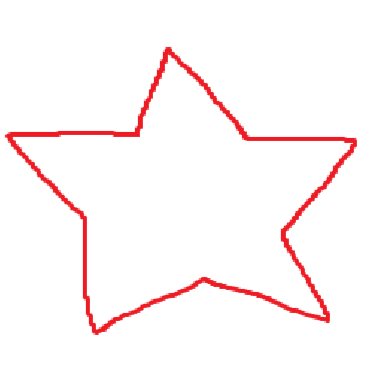
#> input picture star_re/user_star_image.png, 370 x 370 px, given in place of user_star_image1.png, which was not available
$ python star.py
#> lines starting #> are read from the running program, lines starting #| are printed output that depends on the picture; after the words box and inside, x2 and y2 are one past the last pixel; in counts of white or black regions, pixels touching at a corner belong together; pictures that were not available may be replaced by others from this repository, and a replacement may not be noted
import cv2
import numpy as np

# 이미지 불러오기 및 전처리
def load_and_preprocess_image(image_path, image_size=1000):
    # 이미지 파일을 읽고 크기를 조정합니다
    image = cv2.imread(image_path)

    # 이미지가 제대로 불러와졌는지 확인
    if image is None:
        raise FileNotFoundError(f"이미지를 불러올 수 없습니다: {image_path}")

    # 이미지를 지정된 크기로 리사이즈하고 회색조로 변환
    resized_image = cv2.resize(image, (image_size, image_size))
    gray_image = cv2.cvtColor(resized_image, cv2.COLOR_BGR2GRAY)

    # 블러링을 추가하여 잡음을 줄이고 더 깨끗한 윤곽선을 만듭니다
    blurred_image = cv2.GaussianBlur(gray_image, (5, 5), 0)

    # 이진화 처리를 통해 픽셀을 흑백으로 분리
    _, threshold_image = cv2.threshold(blurred_image, 127, 255, cv2.THRESH_BINARY)

    # Canny 엣지 검출을 사용해 이미지의 윤곽선을 찾아냅니다
    edges = cv2.Canny(threshold_image, 30, 100)

    # 전처리된 이미지를 반환 (리사이즈된 원본 이미지와 윤곽선 이미지)
    return resized_image, edges

# 꼭짓점 검출 및 시각적 표시
def draw_vertices_and_contours(image, contour):
    # 파란색 윤곽선을 이미지에 그립니다
    cv2.drawContours(image, [contour], -1, (255, 0, 0), 2)  # 파란색 윤곽선

    # 윤곽선의 모서리 꼭짓점을 검출하고 초록색 원으로 표시
    epsilon = 0.05 * cv2.arcLength(contour, True)
    approx = cv2.approxPolyDP(contour, epsilon, True)
    for point in approx:
        cv2.circle(image, tuple(point[0]), 5, (0, 255, 0), -1)  # 초록색 원으로 꼭짓점 표시

    # 윤곽선과 꼭짓점이 표시된 이미지를 반환
    return image

# 꼭짓점 수가 예상과 일치하는지 확인
def check_vertices(contour, expected_vertices_count=5):
    # 윤곽선 길이에 비례한 근사치를 계산해 꼭짓점을 찾음
    epsilon = 0.05 * cv2.arcLength(contour, True)
    approx = cv2.approxPolyDP(contour, epsilon, True)
    # 꼭짓점 개수가 예상치와 같은지 여부 반환
    return len(approx) == expected_vertices_count

# 도형이 닫혀 있는지 확인
def check_if_closed(contour, threshold_distance=10):
    # 윤곽선의 시작점과 끝점의 좌표를 얻습니다
    start_point = contour[0][0]
    end_point = contour[-1][0]
    # 시작점과 끝점 사이의 유클리드 거리를 계산하고, threshold_distance 이하이면 닫힌 것으로 간주
    distance = np.linalg.norm(np.array(start_point) - np.array(end_point))
    return distance <= threshold_distance

# 꼭짓점 크기의 유사성을 확인
def check_vertex_size_similarity(contour):
    # 꼭짓점 수가 충분하지 않으면 False 반환
    if len(contour) < 5:
        return False
    # 꼭짓점 간의 거리를 계산하여 유사성 확인
    vertex_lengths = [cv2.norm(contour[i][0] - contour[(i+1)%5][0]) for i in range(5)]
    max_length, min_length = max(vertex_lengths), min(vertex_lengths)
    # 가장 큰 길이가 가장 작은 길이의 1.5배 이하면 True 반환
    return max_length <= 1.5 * min_length

# 두 윤곽선 간 방향 유사도를 체크
def check_direction_similarity(user_contour, expected_contour, threshold=1.5):
    # 두 윤곽선의 유사도를 측정하여 threshold 이하이면 유사한 것으로 간주
    similarity = cv2.matchShapes(user_contour, expected_contour, cv2.CONTOURS_MATCH_I1, 0.0)
    return similarity < threshold

# 전체 크기 비교
def check_overall_size(user_contour, expected_contour, size_ratio_threshold=0.5):
    # 사용자 윤곽선과 기대 윤곽선의 면적을 비교하여 기준치 이상이면 True 반환
    user_area = cv2.contourArea(user_contour)
    expected_area = cv2.contourArea(expected_contour)
    return user_area >= size_ratio_threshold * expected_area

# 전체 채점 및 시각화 함수
def star_score_result(user_star_image_path, expected_star_image_path):
    # 사용자와 기대 이미지를 불러와 전처리
    user_image, user_edges = load_and_preprocess_image(user_star_image_path)
#> in load_and_preprocess_image, image is the input picture: shape (370, 370, 3); mean B, G, R 246.3, 246, 254.3
#> in load_and_preprocess_image, `_, threshold_image = cv2.threshold(blurred_image, 127, 255, cv2.THRESH..`:
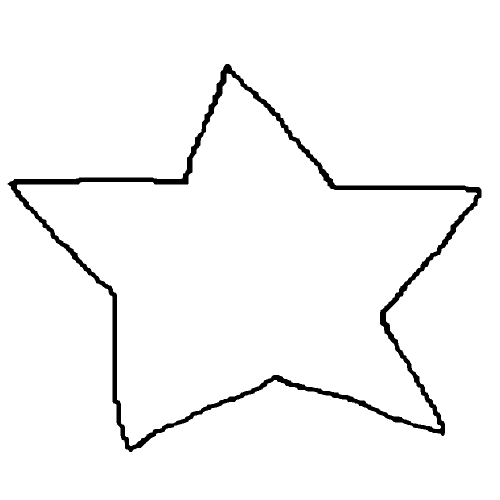
#> threshold_image: shape (1000, 1000) (shown at 1/2 size); 96.9% white; 1 black region, box (x1, y1, x2, y2) and area: (15, 128, 963, 904) 30507
#> in load_and_preprocess_image, `edges = cv2.Canny(threshold_image, 30, 100)`: edges: shape (1000, 1000); 0.66% white in thin lines or dots, all inside (x1, y1, x2, y2) = (15, 127, 963, 904)
    expected_image, expected_edges = load_and_preprocess_image(expected_star_image_path)
#> call 2 of load_and_preprocess_image, with image_size = 1000
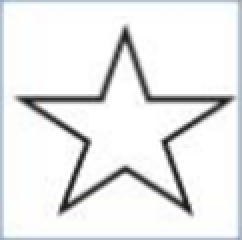
#> input picture star_re/expected_star_image.png, 121 x 120 px, found by its file name (shown 2 times larger)
#> in load_and_preprocess_image, image is the input picture: shape (120, 121, 3); mean B, G, R 234.8, 234.3, 233.4
#> in load_and_preprocess_image (call 2), `_, threshold_image = cv2.threshold(blurred_image, 127, 255, cv2.THRESH..`:
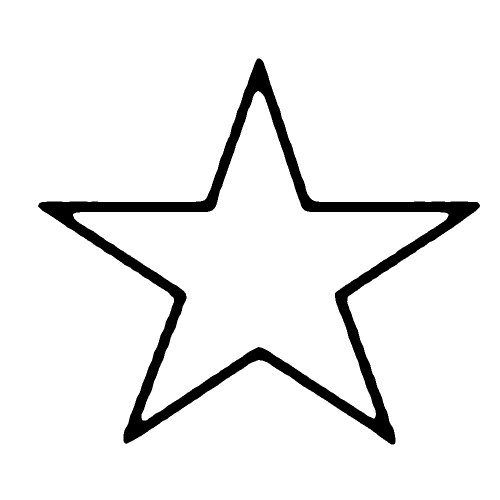
#> threshold_image: shape (1000, 1000) (shown at 1/2 size); 93.6% white; 1 black region, box (x1, y1, x2, y2) and area: (76, 117, 960, 889) 63609
#> in load_and_preprocess_image (call 2), `edges = cv2.Canny(threshold_image, 30, 100)`:
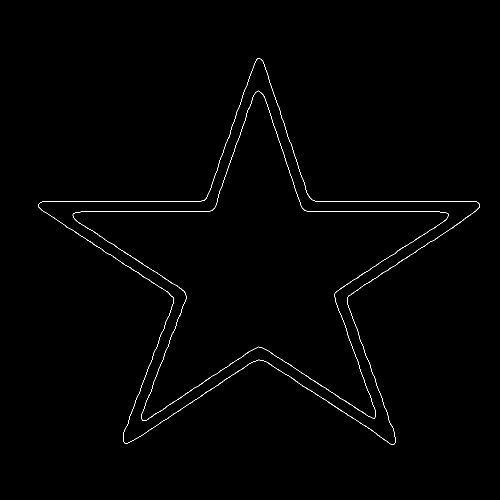
#> edges: shape (1000, 1000) (shown at 1/2 size); 0.61% white in thin lines or dots, all inside (x1, y1, x2, y2) = (76, 116, 960, 889)

    # 윤곽선을 찾아 가장 큰 윤곽선을 선택
    contours_user, _ = cv2.findContours(user_edges, cv2.RETR_EXTERNAL, cv2.CHAIN_APPROX_SIMPLE)
#> contours_user = 1 contour; box (x1, y1, x2, y2) and area: (15, 127, 963, 904) 354340
    contours_expected, _ = cv2.findContours(expected_edges, cv2.RETR_EXTERNAL, cv2.CHAIN_APPROX_SIMPLE)
#> contours_expected = 1 contour; box (x1, y1, x2, y2) and area: (76, 116, 960, 889) 238556
    user_contour = max(contours_user, key=cv2.contourArea) if contours_user else None
#> user_contour = contour of 1107 points, box (x1, y1, x2, y2) (15, 127, 963, 904), area 354340
    expected_contour = max(contours_expected, key=cv2.contourArea) if contours_expected else None
#> expected_contour = contour of 1553 points, box (x1, y1, x2, y2) (76, 116, 960, 889), area 238556

    # 윤곽선을 찾지 못하면 에러 메시지 반환
    if user_contour is None or expected_contour is None:
        return "윤곽선을 찾을 수 없습니다."

    # 사용자 및 기대 이미지에 꼭짓점과 윤곽선 시각화
    user_image_with_annotations = draw_vertices_and_contours(user_image.copy(), user_contour)
#> in draw_vertices_and_contours, `cv2.drawContours(image, [contour], -1, (255, 0, 0), 2)`:
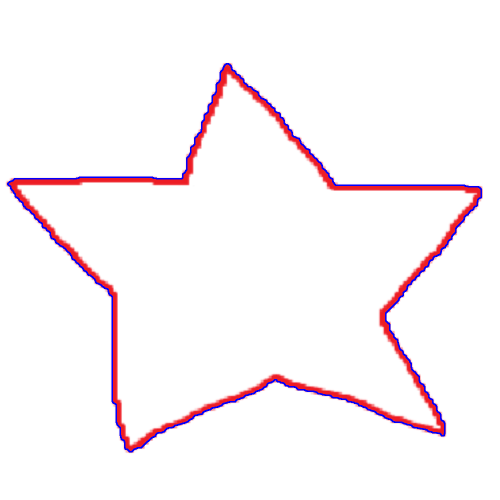
#> image: shape (1000, 1000, 3) (shown at 1/2 size); mean of channels 0, 1, 2 248.1, 245.1, 251.7; drawn as B, G, R
#> in draw_vertices_and_contours, `epsilon = 0.05 * cv2.arcLength(contour, True)`: epsilon = 169.5
#> in draw_vertices_and_contours, `approx = cv2.approxPolyDP(contour, epsilon, True)`: approx = [[15, 366], [258, 903], [888, 870], [960, 375], [456, 127]]
#> the loop in draw_vertices_and_contours, `for point in approx:` made 5 passes
#> after the loop in draw_vertices_and_contours, `for point in approx:`:
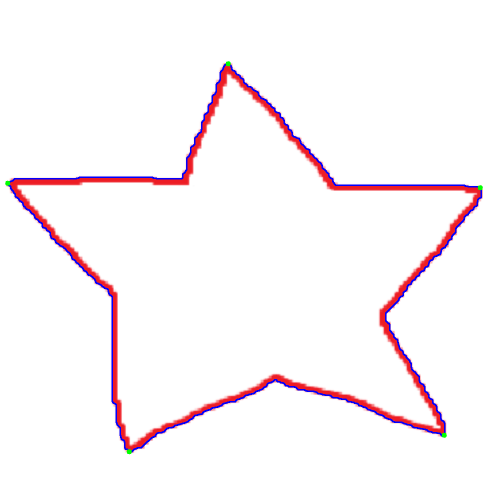
#> image: shape (1000, 1000, 3) (shown at 1/2 size); 0.04% of pixels changed, all inside (x1, y1, x2, y2) = (10, 122, 966, 909); drawn as B, G, R
    expected_image_with_annotations = draw_vertices_and_contours(expected_image.copy(), expected_contour)
#> in draw_vertices_and_contours (call 2), `epsilon = 0.05 * cv2.arcLength(contour, True)`: epsilon = 169.1
#> in draw_vertices_and_contours (call 2), `approx = cv2.approxPolyDP(contour, epsilon, True)`: approx = contour of 9 points, box (x1, y1, x2, y2) (78, 116, 960, 889), area 279370
#> the loop in draw_vertices_and_contours (call 2), `for point in approx:` made 9 passes
#> point on passes 1 to 9: [[78, 406]], [[347, 596]], [[251, 887]], [[788, 888]], [[694, 596]], [[959, 413]], [[625, 400]], [[518, 116]], [[408, 400]]
#> after the loop in draw_vertices_and_contours (call 2), `for point in approx:`:
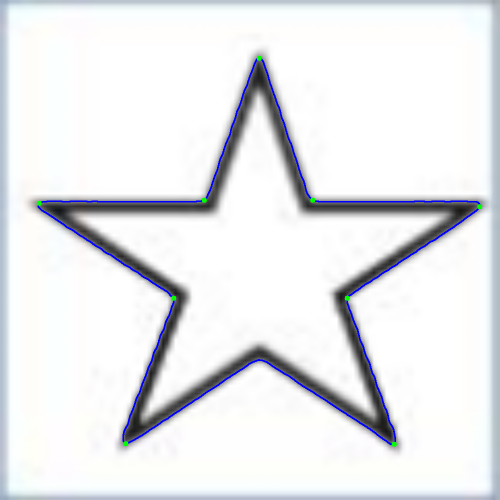
#> image: shape (1000, 1000, 3) (shown at 1/2 size); mean of channels 0, 1, 2 235.9, 233, 231.9; drawn as B, G, R

    # 시각화된 이미지 화면에 표시
    cv2.imshow("User Star Contours and Vertices", user_image_with_annotations)
    cv2.imshow("Expected Star Contours and Vertices", expected_image_with_annotations)
    cv2.waitKey(0)
    cv2.destroyAllWindows()

    # 채점
    score = 0
    result_details = []

    # 각 기준별 채점 및 결과 메시지 생성
    if check_vertices(user_contour):
#> in check_vertices, `epsilon = 0.05 * cv2.arcLength(contour, True)`: epsilon = 169.5
#> in check_vertices, `approx = cv2.approxPolyDP(contour, epsilon, True)`: approx = [[15, 366], [258, 903], [888, 870], [960, 375], [456, 127]]
        score += 1
#> score = 1
        result_details.append("기본 모양: 1점 획득")
    else:
        result_details.append("기본 모양: 0점 획득")

    if check_if_closed(user_contour):
#> in check_if_closed, `start_point = contour[0][0]`: start_point = [453, 127]
#> in check_if_closed, `end_point = contour[-1][0]`: end_point = [456, 127]
#> in check_if_closed, `distance = np.linalg.norm(np.array(start_point) - np.array(end_point))`: distance = 3
        score += 1
#> score = 2
        result_details.append("닫힘: 1점 획득")
    else:
        result_details.append("닫힘: 0점 획득")

    if check_vertex_size_similarity(user_contour):
#> in check_vertex_size_similarity, `vertex_lengths = [cv2.norm(contour[i][0] - contour[(i+1)%5][0]) for i ..`: vertex_lengths = [1.41, 1, 4.24, 1, 7.07]
#> in check_vertex_size_similarity, `max_length, min_length = max(vertex_lengths), min(vertex_lengths)`: max_length = 7.07; min_length = 1
        score += 1
        result_details.append("윤곽선: 1점 획득")
    else:
        result_details.append("윤곽선: 0점 획득")

    if check_direction_similarity(user_contour, expected_contour):
#> in check_direction_similarity, `similarity = cv2.matchShapes(user_contour, expected_contour, cv2.CONTO..`: similarity = 0.197
        score += 1
#> score = 3
        result_details.append("방향: 1점 획득")
    else:
        result_details.append("방향: 0점 획득")

    if check_overall_size(user_contour, expected_contour):
#> in check_overall_size, `user_area = cv2.contourArea(user_contour)`: user_area = 354340
#> in check_overall_size, `expected_area = cv2.contourArea(expected_contour)`: expected_area = 238555.5
        score += 1
#> score = 4
        result_details.append("전체 크기: 1점 획득")
    else:
        result_details.append("전체 크기: 0점 획득")

    # 채점 결과 요약 반환
    return f"별 채점 결과: {score}/5점\n" + "\n".join(result_details)

# 이미지 파일 경로 설정
user_star_image_path = "C:/Users/jimin/OneDrive/star_image/user_star_image1.png"
expected_star_image_path = "C:/Users/jimin/OneDrive/star_image/expected_star_image.png"

# 채점 함수 호출 및 결과 출력
result = star_score_result(user_star_image_path, expected_star_image_path)
print(result)
#| 별 채점 결과: 4/5점
#| 기본 모양: 1점 획득
#| 닫힘: 1점 획득
#| 윤곽선: 0점 획득
#| 방향: 1점 획득
#| 전체 크기: 1점 획득


#이미지 확인 후 이미지를 꺼주셔야 결과가 출력됩니다 형님
